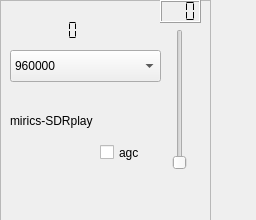
<?xml version="1.0" encoding="UTF-8"?>
<ui version="4.0">
 <class>sdrplayWidget</class>
 <widget class="QWidget" name="sdrplayWidget">
  <property name="geometry">
   <rect>
    <x>0</x>
    <y>0</y>
    <width>256</width>
    <height>220</height>
   </rect>
  </property>
  <property name="windowTitle">
   <string>SDRplay control</string>
  </property>
  <widget class="QFrame" name="frame">
   <property name="geometry">
    <rect>
     <x>0</x>
     <y>0</y>
     <width>211</width>
     <height>221</height>
    </rect>
   </property>
   <property name="frameShape">
    <enum>QFrame::StyledPanel</enum>
   </property>
   <property name="frameShadow">
    <enum>QFrame::Raised</enum>
   </property>
   <widget class="QLabel" name="label">
    <property name="geometry">
     <rect>
      <x>10</x>
      <y>110</y>
      <width>101</width>
      <height>21</height>
     </rect>
    </property>
    <property name="text">
     <string>mirics-SDRplay</string>
    </property>
   </widget>
   <widget class="QLabel" name="statusLabel">
    <property name="geometry">
     <rect>
      <x>16</x>
      <y>180</y>
      <width>121</width>
      <height>21</height>
     </rect>
    </property>
    <property name="text">
     <string/>
    </property>
   </widget>
   <widget class="QLCDNumber" name="api_version">
    <property name="geometry">
     <rect>
      <x>10</x>
      <y>20</y>
      <width>91</width>
      <height>21</height>
     </rect>
    </property>
    <property name="lineWidth">
     <number>0</number>
    </property>
    <property name="segmentStyle">
     <enum>QLCDNumber::Flat</enum>
    </property>
   </widget>
   <widget class="QSlider" name="gainSlider">
    <property name="geometry">
     <rect>
      <x>170</x>
      <y>29</y>
      <width>20</width>
      <height>141</height>
     </rect>
    </property>
    <property name="orientation">
     <enum>Qt::Vertical</enum>
    </property>
   </widget>
   <widget class="QLCDNumber" name="gainDisplay">
    <property name="geometry">
     <rect>
      <x>160</x>
      <y>0</y>
      <width>41</width>
      <height>23</height>
     </rect>
    </property>
    <property name="digitCount">
     <number>3</number>
    </property>
    <property name="segmentStyle">
     <enum>QLCDNumber::Flat</enum>
    </property>
   </widget>
   <widget class="QCheckBox" name="agcControl">
    <property name="geometry">
     <rect>
      <x>100</x>
      <y>140</y>
      <width>51</width>
      <height>25</height>
     </rect>
    </property>
    <property name="text">
     <string>agc</string>
    </property>
   </widget>
   <widget class="QComboBox" name="rateSelector">
    <property name="geometry">
     <rect>
      <x>10</x>
      <y>50</y>
      <width>151</width>
      <height>32</height>
     </rect>
    </property>
    <item>
     <property name="text">
      <string>960000</string>
     </property>
    </item>
    <item>
     <property name="text">
      <string>1920000</string>
     </property>
    </item>
    <item>
     <property name="text">
      <string>3000000</string>
     </property>
    </item>
    <item>
     <property name="text">
      <string>5000000</string>
     </property>
    </item>
    <item>
     <property name="text">
      <string>8000000</string>
     </property>
    </item>
   </widget>
  </widget>
 </widget>
 <resources/>
 <connections/>
</ui>
